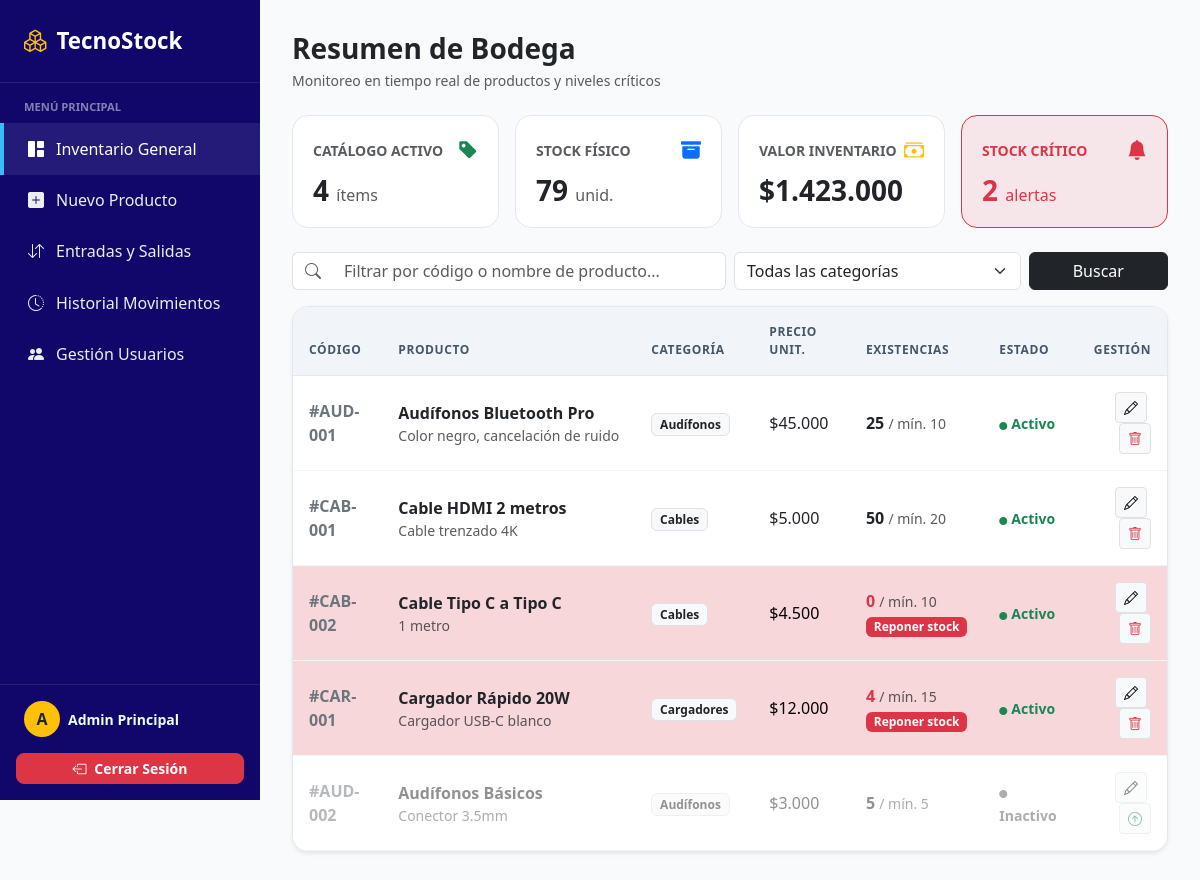
Screenshot of /panel.php (signed in) with the database file from the repository.
### tables this page shows
CREATE TABLE Producto (
    id_producto INT AUTO_INCREMENT PRIMARY KEY,
    codigo VARCHAR(50) UNIQUE NOT NULL,
    nombre VARCHAR(100) NOT NULL,
    descripcion TEXT,
    precio DECIMAL(10, 2) NOT NULL CHECK (precio >= 0),
    stock_actual INT NOT NULL DEFAULT 0 CHECK (stock_actual >= 0),
    stock_minimo INT NOT NULL DEFAULT 0 CHECK (stock_minimo >= 0),
    estado VARCHAR(20) DEFAULT 'Activo',
    id_categoria INT,
    FOREIGN KEY (id_categoria) REFERENCES Categoria(id_categoria)
);

CREATE TABLE Categoria (
    id_categoria INT AUTO_INCREMENT PRIMARY KEY,
    nombre VARCHAR(100) NOT NULL,
    descripcion TEXT,
    estado VARCHAR(20) DEFAULT 'Activo'
);

### panel.php (the view, shortened to what this page needs)
<?php
require_once 'conexion.php';
$busqueda = isset($_GET['buscar']) ? trim($_GET['buscar']) : '';
$sql = "SELECT p.*, c.nombre AS nombre_categoria
        FROM Producto p
        INNER JOIN Categoria c ON p.id_categoria = c.id_categoria
        WHERE 1=1";
$parametros = [];
$sql .= " ORDER BY p.estado ASC, p.nombre ASC";
$stmtProd = $conexion->prepare($sql);
$stmtProd->execute($parametros);
$productos = $stmtProd->fetchAll(PDO::FETCH_ASSOC);
$total_activos = 0;
$total_alertas = 0;
$unidades_totales = 0;
$valor_inventario = 0;
foreach ($productos as $p) {
    if ($p['estado'] === 'Activo') {
        $total_activos++;
        $unidades_totales += $p['stock_actual'];
        $valor_inventario += ($p['stock_actual'] * $p['precio']);
        if ($p['stock_actual'] < $p['stock_minimo']) {
            $total_alertas++;
        }
    }
}
?>
<!DOCTYPE html>
<html lang="es">
<head>
    <link href="https://cdn.jsdelivr.net/npm/bootstrap@5.3.0/dist/css/bootstrap.min.css" rel="stylesheet">
    <link rel="stylesheet" href="https://cdn.jsdelivr.net/npm/bootstrap-icons@1.11.1/font/bootstrap-icons.css">
</head>
<body>
    <aside class="sidebar">
        <a href="panel.php" class="sidebar-brand">
            <i class="bi bi-boxes text-warning"></i>
            <span>TecnoStock</span>
        </a>
        <div class="py-3 flex-grow-1">
            <div class="px-4 pb-2 text-uppercase small opacity-50 fw-bold" style="font-size: 0.7rem;">Menú Principal</div>
            <a href="panel.php" class="nav-link-custom active">
                <i class="bi bi-grid-1x2-fill"></i> Inventario General
            </a>
            <a href="crear_producto.php" class="nav-link-custom">
                <i class="bi bi-plus-square-fill"></i> Nuevo Producto
            </a>
            <a href="registrar_movimiento.php" class="nav-link-custom">
                <i class="bi bi-arrow-down-up"></i> Entradas y Salidas
            </a>
            <a href="movimientos.php" class="nav-link-custom">
                <i class="bi bi-clock-history"></i> Historial Movimientos
            </a>
            <a href="usuarios.php" class="nav-link-custom">
                <i class="bi bi-people-fill"></i> Gestión Usuarios
            </a>
        </div>
        <div class="p-3 border-top border-white border-opacity-10">
            <div class="d-flex align-items-center gap-2 mb-3 px-2">
                <div class="bg-warning text-dark rounded-circle d-flex align-items-center justify-content-center fw-bold" style="width: 36px; height: 36px;">
                    <?php echo strtoupper(substr($_SESSION['nombre'], 0, 1)); ?>
                </div>
                <div class="overflow-hidden">
                    <div class="fw-semibold text-truncate small"><?php echo htmlspecialchars($_SESSION['nombre']); ?></div>
                </div>
            </div>
            <a href="cerrar_sesion.php" class="btn btn-danger btn-sm w-100 rounded-3 fw-semibold">
                <i class="bi bi-box-arrow-left me-1"></i> Cerrar Sesión
            </a>
        </div>
    </aside>
    <main class="main-content">
        <div class="mb-4">
            <h3 class="fw-bold text-dark mb-1">Resumen de Bodega</h3>
            <p class="text-muted small mb-0">Monitoreo en tiempo real de productos y niveles críticos</p>
        </div>
        <div class="row g-3 mb-4">
            <div class="col-sm-6 col-xl-3">
                <div class="stat-card">
                    <div class="d-flex justify-content-between align-items-center mb-2">
                        <span class="text-muted small fw-semibold">CATÁLOGO ACTIVO</span>
                        <i class="bi bi-tag-fill text-success fs-5"></i>
                    </div>
                    <h3 class="fw-bold mb-0"><?php echo $total_activos; ?> <span class="fs-6 fw-normal text-muted">ítems</span></h3>
                </div>
            </div>
            <div class="col-sm-6 col-xl-3">
                <div class="stat-card">
                    <div class="d-flex justify-content-between align-items-center mb-2">
                        <span class="text-muted small fw-semibold">STOCK FÍSICO</span>
                        <i class="bi bi-archive-fill text-primary fs-5"></i>
                    </div>
                    <h3 class="fw-bold mb-0"><?php echo number_format($unidades_totales, 0, ',', '.'); ?> <span class="fs-6 fw-normal text-muted">unid.</span></h3>
                </div>
            </div>
            <div class="col-sm-6 col-xl-3">
                <div class="stat-card">
                    <div class="d-flex justify-content-between align-items-center mb-2">
                        <span class="text-muted small fw-semibold">VALOR INVENTARIO</span>
                        <i class="bi bi-cash-stack text-warning fs-5"></i>
                    </div>
                    <h3 class="fw-bold mb-0">$<?php echo number_format($valor_inventario, 0, ',', '.'); ?></h3>
                </div>
            </div>
            <div class="col-sm-6 col-xl-3">
                <div class="stat-card <?php echo $total_alertas > 0 ? 'bg-danger bg-opacity-10 border-danger' : ''; ?>">
                    <div class="d-flex justify-content-between align-items-center mb-2">
                        <span class="small fw-semibold <?php echo $total_alertas > 0 ? 'text-danger' : 'text-muted'; ?>">STOCK CRÍTICO</span>
                        <i class="bi bi-bell-fill text-danger fs-5"></i>
                    </div>
                    <h3 class="fw-bold mb-0 <?php echo $total_alertas > 0 ? 'text-danger' : ''; ?>"><?php echo $total_alertas; ?> <span class="fs-6 fw-normal">alertas</span></h3>
                </div>
            </div>
        </div>
        <form method="GET" action="panel.php" class="row g-2 mb-3">
            <div class="col-md-6">
                <div class="input-group">
                    <span class="input-group-text bg-white border-end-0"><i class="bi bi-search text-muted"></i></span>
                    <input type="text" name="buscar" class="form-control border-start-0" placeholder="Filtrar por código o nombre de producto..." value="<?php echo htmlspecialchars($busqueda); ?>">
                </div>
            </div>
            <div class="col-md-4">
                <select name="categoria" class="form-select">
                    <option value="">Todas las categorías</option>
                </select>
            </div>
            <div class="col-md-2 d-flex gap-2">
                <button type="submit" class="btn btn-dark w-100">Buscar</button>
            </div>
        </form>
        <div class="table-wrapper shadow-sm">
            <div class="table-responsive">
                <table class="table table-hover align-middle mb-0">
                    <thead>
                        <tr>
                            <th>Código</th>
                            <th>Producto</th>
                            <th>Categoría</th>
                            <th>Precio Unit.</th>
                            <th>Existencias</th>
                            <th>Estado</th>
                            <th class="text-end">Gestión</th>
                        </tr>
                    </thead>
                    <tbody>
                        <?php if (count($productos) > 0): ?>
                            <?php foreach ($productos as $prod): ?>
                                <?php
                                    $bajo_stock = ($prod['stock_actual'] < $prod['stock_minimo']) and ($prod['estado'] === 'Activo');
                                ?>
                                <tr class="<?php echo $bajo_stock ? 'table-danger' : ($prod['estado'] === 'Inactivo' ? 'opacity-50' : ''); ?>">
                                    <td class="fw-bold text-secondary">#<?php echo htmlspecialchars($prod['codigo']); ?></td>
                                    <td>
                                        <div class="fw-semibold text-dark"><?php echo htmlspecialchars($prod['nombre']); ?></div>
                                        <div class="text-muted small text-truncate" style="max-width: 240px;"><?php echo htmlspecialchars($prod['descripcion']); ?></div>
                                    </td>
                                    <td><span class="badge bg-light text-dark border"><?php echo htmlspecialchars($prod['nombre_categoria']); ?></span></td>
                                    <td>$<?php echo number_format($prod['precio'], 0, ',', '.'); ?></td>
                                    <td>
                                        <span class="fw-bold <?php echo $bajo_stock ? 'text-danger' : 'text-dark'; ?>">
                                            <?php echo $prod['stock_actual']; ?>
                                        </span>
                                        <span class="text-muted small">/ mín. <?php echo $prod['stock_minimo']; ?></span>
                                        <?php if ($bajo_stock): ?>
                                            <div><span class="badge bg-danger mt-1">Reponer stock</span></div>
                                        <?php endif; ?>
                                    </td>
                                    <td>
                                        <?php if ($prod['estado'] === 'Activo'): ?>
                                            <span class="text-success small fw-bold"><i class="bi bi-circle-fill me-1" style="font-size: 0.5rem;"></i>Activo</span>
                                        <?php else: ?>
                                            <span class="text-muted small fw-bold"><i class="bi bi-circle-fill me-1" style="font-size: 0.5rem;"></i>Inactivo</span>
                                        <?php endif; ?>
                                    </td>
                                    <td class="text-end">
                                        <a href="editar_producto.php?id=<?php echo $prod['id_producto']; ?>" class="btn btn-sm btn-light border me-1" title="Editar">
                                            <i class="bi bi-pencil"></i>
                                        </a>
                                        <?php if ($prod['estado'] === 'Activo'): ?>
                                            <a href="cambiar_estado.php?id=<?php echo $prod['id_producto']; ?>&estado=Inactivo" class="btn btn-sm btn-light border text-danger" title="Desactivar" onclick="return confirm('¿Desactivar producto?');">
                                                <i class="bi bi-trash"></i>
                                            </a>
                                        <?php else: ?>
                                            <a href="cambiar_estado.php?id=<?php echo $prod['id_producto']; ?>&estado=Activo" class="btn btn-sm btn-light border text-success" title="Reactivar">
                                                <i class="bi bi-arrow-up-circle"></i>
                                            </a>
                                        <?php endif; ?>
                                    </td>
                                </tr>
                            <?php endforeach; ?>
                        <?php else: ?>
                            <tr>
                                <td colspan="7" class="text-center py-5 text-muted">No hay productos registrados con esos filtros.</td>
                            </tr>
                        <?php endif; ?>
                    </tbody>
                </table>
            </div>
        </div>
    </main>
</body>
</html>

### panel.php (style rules this page uses)
body { background-color: #f8fafc; font-family: 'Segoe UI', system-ui, sans-serif; overflow-x: hidden; }
.sidebar { width: 260px; min-height: 100vh; background-color: #11076b; color: #ecfdf5; position: fixed; top: 0; left: 0; display: flex; flex-direction: column; z-index: 1000; }
.sidebar-brand { padding: 1.5rem; font-size: 1.4rem; font-weight: 700; border-bottom: 1px solid rgba(255,255,255,0.1); color: #ffffff; text-decoration: none; display: flex; align-items: center; gap: 10px; }
.nav-link-custom { color: #eaeeec; padding: 0.85rem 1.5rem; display: flex; align-items: center; gap: 12px; text-decoration: none; font-weight: 500; transition: all 0.2s; border-left: 4px solid transparent; }
.nav-link-custom:hover, .nav-link-custom.active { background-color: rgba(255,255,255,0.08); color: #ffffff; border-left-color: #38bdf8; }
.main-content { margin-left: 260px; padding: 2rem; }
.stat-card { background: #ffffff; border: 1px solid #e2e8f0; border-radius: 16px; padding: 1.25rem; }
.table-wrapper { background: #ffffff; border: 1px solid #e2e8f0; border-radius: 16px; overflow: hidden; }
.table thead th { background-color: #f1f5f9; color: #475569; font-size: 0.75rem; text-transform: uppercase; letter-spacing: 0.05em; border-bottom: 1px solid #e2e8f0; padding: 1rem; }
.table tbody td { padding: 1rem; border-bottom: 1px solid #f1f5f9; }

### rows the page displays
producto: codigo "AUD-001", nombre "Audífonos Bluetooth Pro", descripcion "Color negro, cancelación de ruido", id_categoria.nombre "Audífonos", precio "45.000", stock_actual "25", stock_minimo "10", estado "Activo" (drawn)
producto: codigo "CAB-001", nombre "Cable HDMI 2 metros", descripcion "Cable trenzado 4K", id_categoria.nombre "Cables", precio "5.000", stock_actual "50", stock_minimo "20", estado "Activo" (drawn)
producto: codigo "CAB-002", nombre "Cable Tipo C a Tipo C", descripcion "1 metro", id_categoria.nombre "Cables", precio "4.500", stock_actual "0", stock_minimo "10", shows "Reponer stock", estado "Activo" (drawn)
producto: codigo "CAR-001", nombre "Cargador Rápido 20W", descripcion "Cargador USB-C blanco", id_categoria.nombre "Cargadores", precio "12.000", stock_actual "4", stock_minimo "15", shows "Reponer stock", estado "Activo" (drawn)
producto: codigo "AUD-002", nombre "Audífonos Básicos", descripcion "Conector 3.5mm", id_categoria.nombre "Audífonos", precio "3.000", stock_actual "5", stock_minimo "5", estado "Inactivo" (drawn)

### other values shown
substr($_SESSION['nombre'], 0, 1) "A"
$_SESSION['nombre'] "Admin Principal"
$total_activos "4"
$unidades_totales "79"
$valor_inventario "1.423.000"
$total_alertas "2"
